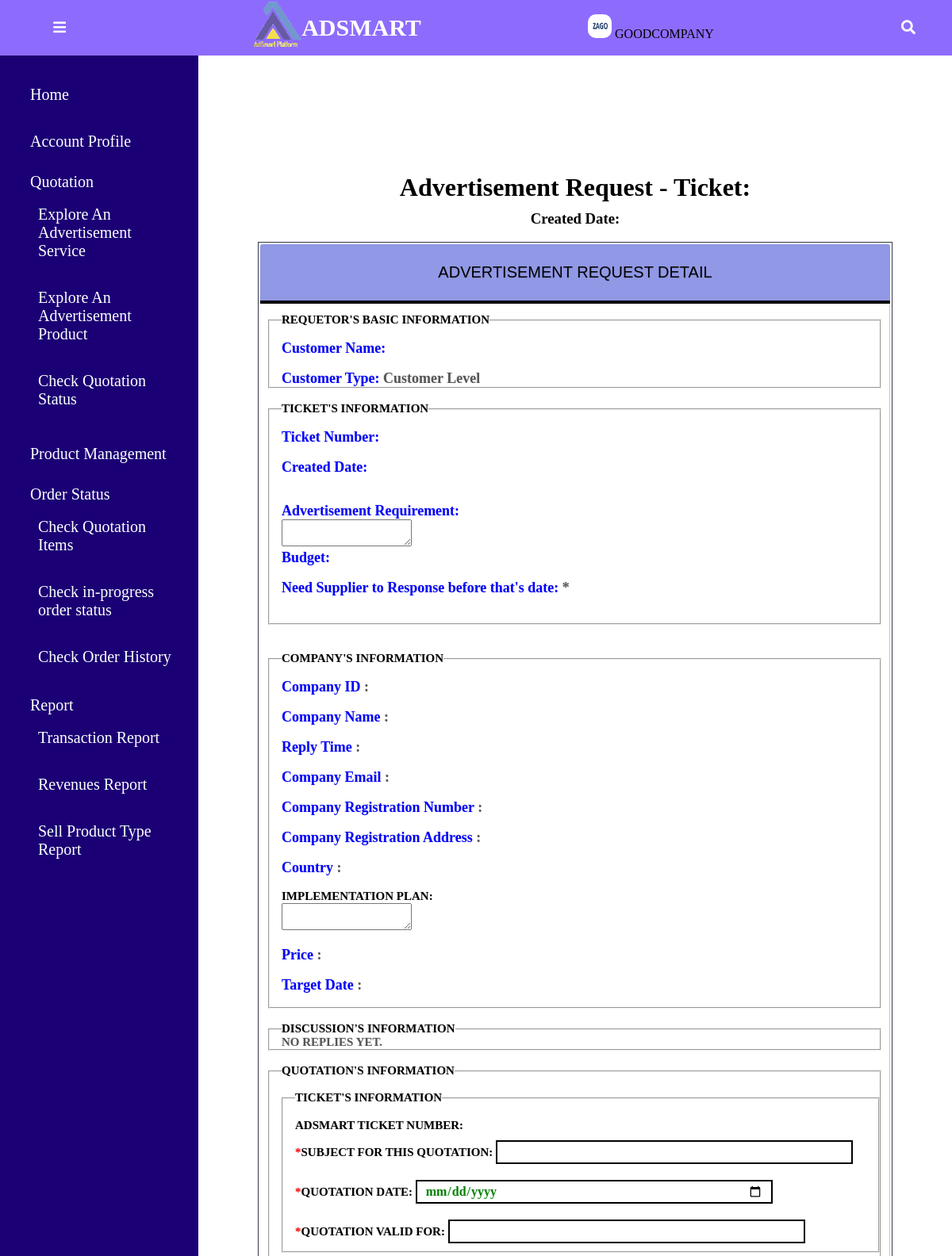
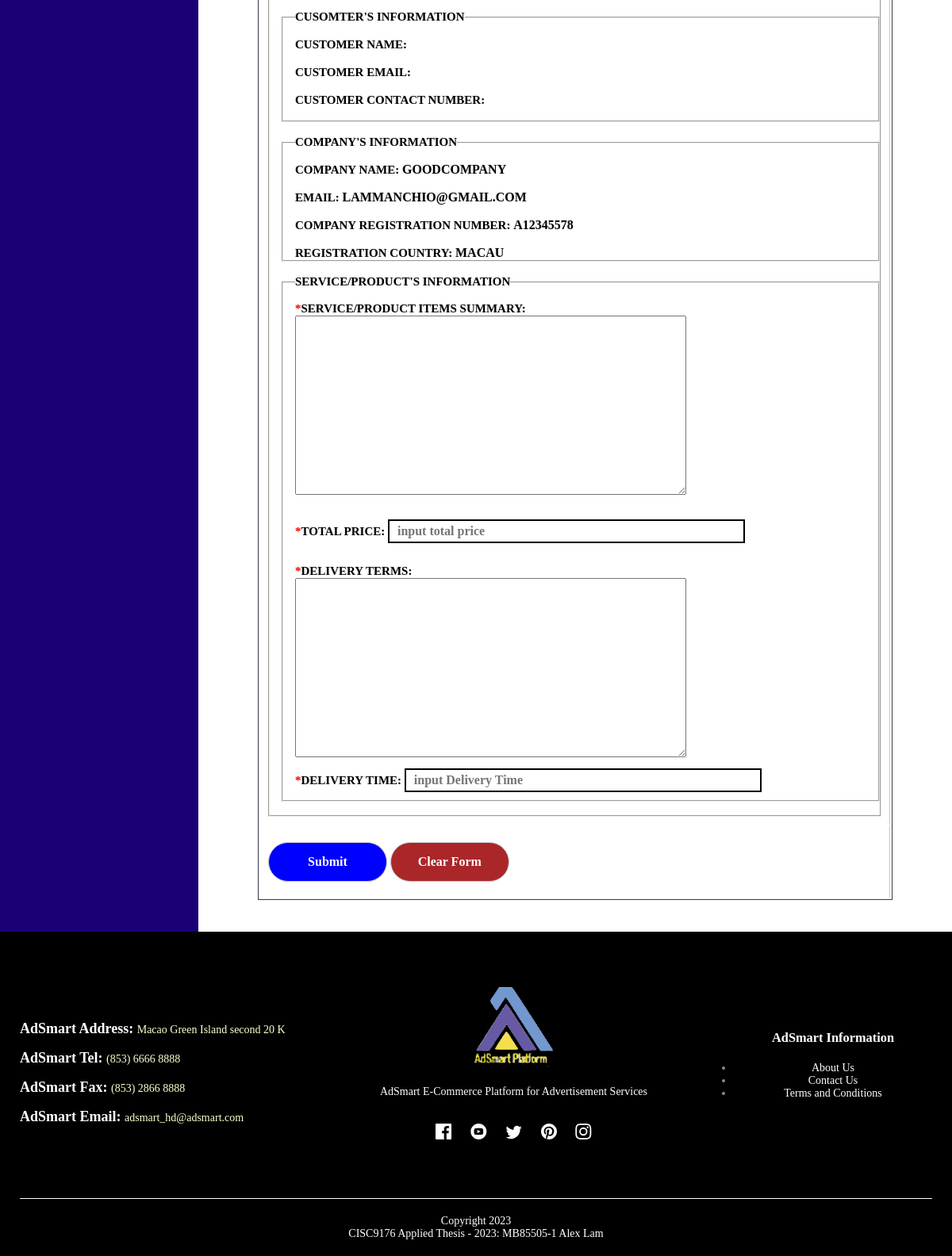
Screenshot of /user_interaction/Adsmart_partners_create_quotation.php (signed in) with the database file from the repository (2 pictures, top to bottom).
### tables this page shows
CREATE TABLE `adsmart_business_partner` (
  `shop_code` int(11) NOT NULL,
  `user_id` varchar(100) NOT NULL,
  `company_name` varchar(255) NOT NULL,
  `company_chinese_name` varchar(255) NOT NULL,
  `company_reg_number` varchar(100) NOT NULL,
  `company_reg_address` varchar(255) NOT NULL,
  `country` varchar(100) NOT NULL,
  `contact_number` varchar(255) NOT NULL,
  `email` varchar(100) NOT NULL,
  `image_name` varchar(255) NOT NULL,
  `password` varchar(255) NOT NULL,
  `password_confirm` varchar(255) NOT NULL,
  `print_ads` tinyint(1) NOT NULL,
  `broadcast_ads` tinyint(1) NOT NULL,
  `outdoor_ads` tinyint(1) NOT NULL,
  `telemarketing_ads` tinyint(1) NOT NULL,
  `events_ads` tinyint(1) NOT NULL,
  `placement_ads` tinyint(1) NOT NULL,
  `display_ads` tinyint(1) NOT NULL,
  `search_ads` tinyint(1) NOT NULL,
  `social_ads` tinyint(1) NOT NULL,
  `video_ads` tinyint(1) NOT NULL,
  `native_ads` tinyint(1) NOT NULL,
  `influencer_ads` tinyint(1) NOT NULL,
  `poster` tinyint(1) NOT NULL,
  `sticker` tinyint(1) NOT NULL,
  `print_material` tinyint(1) NOT NULL,
  `clothes_product` tinyint(1) NOT NULL,
  `tnc` tinyint(1) NOT NULL,
  `description` varchar(255) NOT NULL,
  `apply_status` varchar(100) NOT NULL
);

### user_interaction/Adsmart_partners_create_quotation.php (the view, shortened to what the rows shown need)
 <?php  include('../partials-front/after_company_login_menu.php');?>
 <div style="background:#1b0075">
<div class='container-fluid'>
            	   	<div class='reg' style='width: 1000px; margin-top:100px;'>
<div class="small-container cart-page" style="width:800px;">
		<div class="reg">
		<?php
		$id =$_GET['id'];
		$sql5 = "SELECT *, a.id as req_no,
                                                             case budget
                                                                WHEN 1 Then 'Less Than \$HK 5000'
                                                                WHEN 2 Then 'Less Than \$HK 10000'
                                                                WHEN 3 Then 'Great Than \$HK 10000 and Less Than \$HK 50000'
                                                                WHEN 4 Then 'Great Than \$HK 50000 and Less Than \$HK 200000'
                                                                WHEN 5 Then 'No Budget Limited'
                                                                End as budget_name
                                                             from qoutation as a
                                                            inner join adsmart_customer as b on a.customer_name=b.user_id
                                                            where a.id = '$id'
                                                            ";
		$res5 = mysqli_query($conn, $sql5);
		$row5 = mysqli_fetch_array($res5);
		$req_number = $row5['req_number'];
		$create_date = $row5['create_datetime'];
		Echo "<h1>Advertisement Request - Ticket: ".$req_number." </h1>";
		Echo "<h3> Created Date: ".$create_date."</h3> <br>";
    	?>
    		<div class="reg-container">
					          <form action="handle_create_quotation.php" method="post">
					            <table >
											<tbody>
												<tr>
												     <tH colspan="2" style="text-align:center; background:#9198e5">Advertisement Request Detail</th>
												</tr>
													    </div>
													   <br>
													    <br>
													    <br>
												    	<br>
<br>
												    	<fieldset style="padding-left:15px;"><legend>Quotation's information</legend>
												    	  <br>
												    	<?php
												    	$account_name = $_SESSION['user2'];
												    	$sql3 = "SELECT *
                                                             from adsmart_business_partner where user_id = '$account_name'";
												    	$res3 = mysqli_query($conn, $sql3);
												    	$row3 = mysqli_fetch_array($res3);
												    	$company_reg_number =$row3['company_reg_number'];
												    	$company_email =$row3['email'];
												    	$country = $row3['country'];
												    	?>
													    <br>
													    <br>
													    <fieldset style="padding-left:15px;"><legend>Company's information</legend>
													    <br>
												    	<div id="company_name">
													    	<label>Company Name: </label>
													    <?php
													    echo "<b style=' color:Black; font-size: 16px;'>".$row3['company_name']."</b>";
													   	?>
													    	<br>
													    </div>
													    <br>
												    	<div id="company_email">
													    	<label>Email: </label>
													    <?php
													    echo "<b style=' color:Black; font-size: 16px;'>".$company_email."</b>";?>
													    	<br>
													    </div>
													    <br>
													    <div id="company_reg_number">
													    	<label>Company Registration Number: </label>
													    <?php
													    echo "<b style=' color:Black; font-size: 16px;'>".$company_reg_number."</b>";
													   	?>
													    </div>
													    <br>
													    <div id="company_reg_address">
													    	<label>Registration Country: </label>
													    <?php
													    echo "<b style=' color:Black; font-size: 16px;'>".$country."</b>";
													   	?>
													    </div>
													    </fieldset>
													    <br>
												    	<br>
						</div>
</div>
</div>
</div>
</div>
 <?php  include('../partials-front/footer.php');?>

### partials-front/after_company_login_menu.php (shortened to what the rows shown need)
<?php
include('../config/constants.php');
 ?>
<!DOCTYPE html>
<html>
<head>
<link href="../css/style.css" rel="stylesheet" />
<link rel="stylesheet" href="https://cdnjs.cloudflare.com/ajax/libs/font-awesome/5.15.3/css/all.min.css"/>
</head>
<body>
<div class="navbar">
    <nav>
      <label >
      <?php
      $account_name = $_SESSION['user2'];
      $shop_code =$_SESSION['shopcode'];
      $sql ="SELECT image_name FROM adsmart_business_partner where user_id='$account_name' AND shop_code='$shop_code'";
      $res = mysqli_query($conn, $sql);
      $count =mysqli_num_rows($res);
      if($count>0){
          while($rows=mysqli_fetch_assoc($res))
          {
              $image_name=$rows['image_name'];
        ?>
        <?php
    				if($image_name!=""){
    				                ?>
    				                <img src="<?php  echo IMAGES;?>/images/company/<?php echo $image_name;?>" width="30px" height="30px" style="border-radius: 10px;">
    				                <?php
    				            }else {
    				                echo "<div class='error'> image not existed </div>";
    				            }
    				            ?>
      <?php
    				        }
      }
    				?>
      <a href="Adsmart_partners_personal_space.php" style="color:black; text-transform: uppercase;"><?php echo $_SESSION['user2']; ?> </a>
    				</label>
    </nav>
  </div>

### rows the page displays
adsmart_business_partner: image_name (picture), company_name "GOODCOMPANY", email "LAMMANCHIO@GMAIL.COM", company_reg_number "A12345578", country "MACAU"

### other values shown
$_SESSION['user2'] "GOODCOMPANY"
